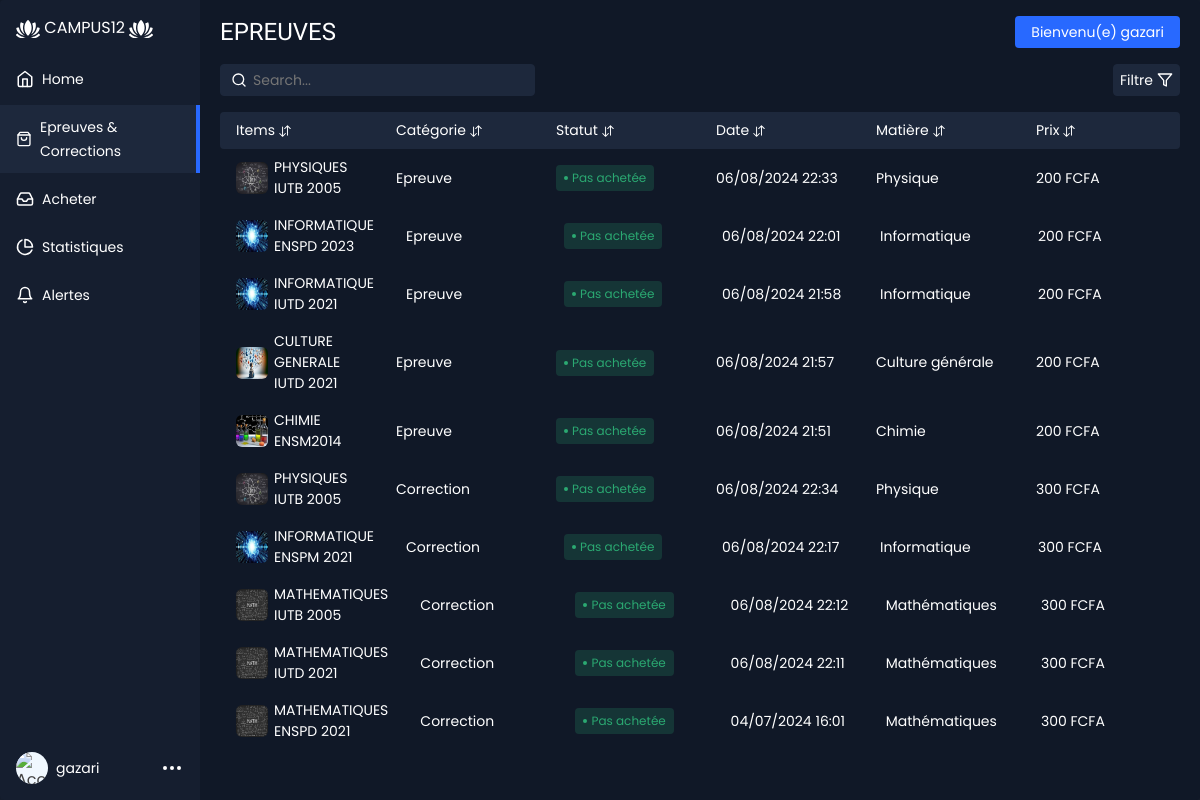
The page /dashboard/epreuve&correction (signed in) on the database its author committed.
### blog/models.py (models this page shows, shortened)
class Epreuve (models.Model):
    nom = models.CharField(max_length=500)
    niveau =models.ForeignKey(Niveau, on_delete=models.CASCADE, null=True)
    ecole =models.ForeignKey(Logo_Ecole, on_delete=models.CASCADE, null=True)
    image=models.ForeignKey(Image_matieres, on_delete=models.CASCADE)
    pdf = models.FileField(upload_to='pdfs_epreuve/')
    date_consultation = models.DateTimeField(auto_now_add=True)
    upload_at=models.DateTimeField(auto_now=True)
    utilisateur = models.ForeignKey(User, on_delete=models.CASCADE)
    photo_epreuve = models.ImageField(upload_to='photo_epreuve', null=True)

class Image_matieres(models.Model):
    nom = models.CharField(max_length=500)
    image=models.ImageField(upload_to='image_matiere/')

class Correction (models.Model):
    nom = models.CharField (max_length=100)
    pdf = models.FileField(upload_to='pdfs_epreuve/')
    image_apercu = models.ImageField(upload_to='apercu_image_correction', null=True)
    epreuve = models.ForeignKey(Epreuve, on_delete=models.CASCADE)
    date_consultation = models.DateTimeField(auto_now_add=True)
    upload_at=models.DateTimeField(auto_now=True)
    utilisateur = models.ForeignKey(User, on_delete=models.CASCADE)

### blog/views.py (the view)
# urls.py: path('dashboard/epreuve&correction',dashboard, name='dashboard'),
@login_required
def dashboard(request): # tableau de bord principale affichant 'epreuves' et 'coorection' non achetees
    epreuves_recentes = Epreuve.objects.filter(utilisateur=request.user).order_by('-date_consultation')[:5]
    corrections_recentes = Correction.objects.filter(utilisateur = request.user).order_by('-date_consultation')[:5]
    context = {
        'epreuves_recentes': epreuves_recentes,
        'corrections_recentes': corrections_recentes
    }
    return render(request, 'dashboard.html', context)

### blog/templates/dashboard.html (shortened to what this page needs)
{%load static%}
<!DOCTYPE html>
<html lang="fr" >
<head>
  <link href="{% static 'vendor/animate.css/animate.min.css'%}" rel="stylesheet">
  <link href="{% static 'vendor/bootstrap/css/bootstrap.min.css'%}" rel="stylesheet">
  <link href="{% static 'vendor/bootstrap-icons/bootstrap-icons.css'%}" rel="stylesheet">
  <link href="{% static 'vendor/boxicons/css/boxicons.min.css'%}" rel="stylesheet">
  <link href="{% static 'vendor/glightbox/css/glightbox.min.css'%}" rel="stylesheet">
  <link href="{% static 'vendor/swiper/swiper-bundle.min.css'%}" rel="stylesheet">
  <link href="{% static 'css/style.css' %}" rel="stylesheet">
  <link rel="stylesheet" href="https://cdnjs.cloudflare.com/ajax/libs/normalize/5.0.0/normalize.min.css">
  <link rel="stylesheet" href="{% static 'css/style_dashboard.css' %}">
</head>
<body>
<div class="app-container">
  <div class="sidebar">
    <div class="sidebar-header">
      <a href="{% url 'accueil'%}">
      <div class="app-icon">
        CAMPUS12
      </div>
    </a>
    </div>
    <ul class="sidebar-list">
      <li class="sidebar-list-item">
        <a href="{% url 'dashboard' %}">
          <svg xmlns="http://www.w3.org/2000/svg" width="18" height="18" viewBox="0 0 24 24" fill="none" stroke="currentColor" stroke-width="2" stroke-linecap="round" stroke-linejoin="round" class="feather feather-home"><path d="M3 9l9-7 9 7v11a2 2 0 0 1-2 2H5a2 2 0 0 1-2-2z"/><polyline points="9 22 9 12 15 12 15 22"/></svg>
          <span>Home</span>
        </a>
      </li>
      <li class="sidebar-list-item active">
        <a href="{% url 'dashboard' %}" id="btEpreuve" class="achat">
          <span>Epreuves & Corrections</span>
        </a>
      </li>
      <li class="sidebar-list-item">
        <a href="{% url 'dashboard_achat' %}" id="btCours">
          <span>Acheter</span>
        </a>
      </li>
      <li class="sidebar-list-item">
        <a href="#" id="btCorrection">
          <svg xmlns="http://www.w3.org/2000/svg" width="18" height="18" viewBox="0 0 24 24" fill="none" stroke="currentColor" stroke-width="2" stroke-linecap="round" stroke-linejoin="round" class="feather feather-pie-chart"><path d="M21.21 15.89A10 10 0 1 1 8 2.83"/><path d="M22 12A10 10 0 0 0 12 2v10z"/></svg>
          <span>Statistiques</span>
        </a>
      </li>
      <li class="sidebar-list-item">
        <a href="#">
          <svg xmlns="http://www.w3.org/2000/svg" width="18" height="18" viewBox="0 0 24 24" fill="none" stroke="currentColor" stroke-width="2" stroke-linecap="round" stroke-linejoin="round" class="feather feather-bell"><path d="M18 8A6 6 0 0 0 6 8c0 7-3 9-3 9h18s-3-2-3-9"/><path d="M13.73 21a2 2 0 0 1-3.46 0"/></svg>
          <span>Alertes</span>
        </a>
      </li>
    </ul>
    <div class="account-info">
      <div class="account-info-picture">
        <img src="{%static 'images/compte2.png'%}" alt="Account" style="background-color: aliceblue;">
      </div>
      <div class="account-info-name">{{ request.user.username }}</div>
      <button class="account-info-more">
        <svg xmlns="http://www.w3.org/2000/svg" width="24" height="24" viewBox="0 0 24 24" fill="none" stroke="currentColor" stroke-width="2" stroke-linecap="round" stroke-linejoin="round" class="feather feather-more-horizontal"><circle cx="12" cy="12" r="1"/><circle cx="19" cy="12" r="1"/><circle cx="5" cy="12" r="1"/></svg>
      </button>
    </div>
  </div>
  <div class="app-content">
    <div class="app-content-header">
      <h1 class="app-content-headerText">EPREUVES</h1>
      <button class="app-content-headerButton">Bienvenu(e) {{ request.user.username }}</button>
    </div>
    <div class="app-content-actions">
      <form class="form-inline my-2 my-lg-0" action="{% url 'recherche_dashboard'%}">
        <input class="search-bar" placeholder="Search..." type="text" name='article' >
      </form>
      <div class="app-content-actions-wrapper">
        <div class="filter-button-wrapper">
          <button class="action-button filter jsFilter"><span>Filtre</span><svg xmlns="http://www.w3.org/2000/svg" width="16" height="16" viewBox="0 0 24 24" fill="none" stroke="currentColor" stroke-width="2" stroke-linecap="round" stroke-linejoin="round" class="feather feather-filter"><polygon points="22 3 2 3 10 12.46 10 19 14 21 14 12.46 22 3"/></svg></button>
        </div>
      </div>
    </div>
    <div class="products-area-wrapper tableView">
      <div class="products-header">
        <div class="product-cell image">
          Items
          <button class="sort-button">
          </button>
        </div>
        <div class="product-cell category">Catégorie<button class="sort-button">
          </button></div>
        <div class="product-cell status-cell">Statut<button class="sort-button">
          </button></div>
        <div class="product-cell sales">Date<button class="sort-button">
          </button></div>
        <div class="product-cell stock">Matière<button class="sort-button">
          </button></div>
        <div class="product-cell price">Prix<button class="sort-button">
          </button></div>
      </div>
      <div id="epreuves">
        {% for epreuve in epreuves_recentes %}
        <a href="{% url 'apercu' epreuve.id %}" target="_blank" rel="noopener noreferrer" class="rien">
        <div class="products-row">
            <div class="product-cell image">
              <img src="{{epreuve.image.image.url}}" alt="product">
              <span>{{ epreuve.nom }}</span>
            </div>
          <div class="product-cell category"><span class="cell-label">Catégorie:</span>Epreuve</div>
          <div class="product-cell status-cell">
            <span class="status active">Pas achetée</span>
          </div>
          <div class="product-cell sales"><span class="cell-label">Date:</span>{{ epreuve.date_consultation|date:"d/m/Y H:i" }}</div>
          <div class="product-cell stock"><span class="cell-label">Matiere:</span>{{epreuve.image.nom}}</div>
          <div class="product-cell price"><span class="cell-label">Prix:</span>200 FCFA</div>
        </div>
        </a>
        {% endfor %}
      </div>
      <div id="epreuves">
        {% for correction in corrections_recentes %}
        <a href="{% url 'apercu_correction' correction.id %}" target="_blank" rel="noopener noreferrer"class="rien">
        <div class="products-row">
            <div class="product-cell image">
              <img src="{{correction.epreuve.image.image.url}}" alt="product">
              <span>{{ correction.nom }}</span>
            </div>
          <div class="product-cell category"><span class="cell-label">Catégorie:</span>Correction</div>
          <div class="product-cell status-cell">
            <span class="status active">Pas achetée</span>
          </div>
          <div class="product-cell sales"><span class="cell-label">Date:</span>{{ correction.date_consultation|date:"d/m/Y H:i" }}</div>
          <div class="product-cell stock"><span class="cell-label">Matière:</span>{{correction.epreuve.image.nom}}</div>
          <div class="product-cell price"><span class="cell-label">Prix:</span>300 FCFA</div>
        </div>
        </a>
        {% endfor %}
      </div>
  </div>
</div>
</body>
</html>

### blog/static/css/style.css (style rules this page uses)
body { font-family: "Open Sans", sans-serif; color: #444444; }
a { text-decoration: none; color: #5cb874; }
h1, h2, h3, h4, h5, h6 { font-family: "Raleway", sans-serif; }

### rows shown on the page
Epreuve: image.image (picture), nom "PHYSIQUES IUTB 2005", date_consultation "06/08/2024 22:33", image.nom "Physique"
Epreuve: image.image (picture), nom "INFORMATIQUE ENSPD 2023", date_consultation "06/08/2024 22:01", image.nom "Informatique"
Epreuve: image.image (picture), nom "INFORMATIQUE IUTD 2021", date_consultation "06/08/2024 21:58", image.nom "Informatique"
Epreuve: image.image (picture), nom "CULTURE GENERALE IUTD 2021", date_consultation "06/08/2024 21:57", image.nom "Culture générale"
Epreuve: image.image (picture), nom "CHIMIE ENSM2014", date_consultation "06/08/2024 21:51", image.nom "Chimie"
Correction: epreuve.image.image (picture), nom "PHYSIQUES IUTB 2005", date_consultation "06/08/2024 22:34", epreuve.image.nom "Physique"
Correction: epreuve.image.image (picture), nom "INFORMATIQUE ENSPM 2021", date_consultation "06/08/2024 22:17", epreuve.image.nom "Informatique"
Correction: epreuve.image.image (picture), nom "MATHEMATIQUES IUTB 2005", date_consultation "06/08/2024 22:12", epreuve.image.nom "Mathématiques"
Correction: epreuve.image.image (picture), nom "MATHEMATIQUES IUTD 2021", date_consultation "06/08/2024 22:11", epreuve.image.nom "Mathématiques"
Correction: epreuve.image.image (picture), nom "MATHEMATIQUES ENSPD 2021", date_consultation "04/07/2024 16:01", epreuve.image.nom "Mathématiques"

### other values the page prints
{{ request.user.username }} "gazari"
